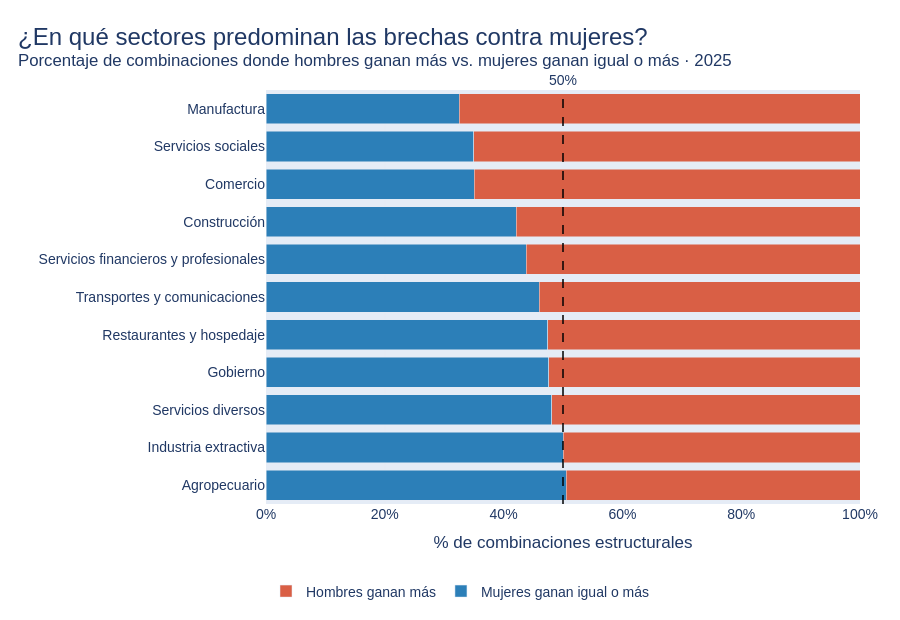

The code cell stored with this chart in its notebook:
### Code cell
res_sector = (
    bestr_clean
    .groupby("sector")
    .agg(
        total=("brecha_pct", "size"),
        brecha_mediana=("brecha_pct", "median"),
        pct_hombres_mas=("brecha_pct", lambda x: (x > 0).mean() * 100),
        pct_mujeres_igual_o_mas=("brecha_pct", lambda x: (x <= 0).mean() * 100)
    )
    .reset_index()
)

res_sector = res_sector.sort_values("pct_hombres_mas", ascending=True)

fig_paridad = go.Figure()

fig_paridad.add_trace(
    go.Bar(
        y=res_sector["sector"],
        x=res_sector["pct_mujeres_igual_o_mas"],
        name="Mujeres ganan igual o más",
        orientation="h",
        marker=dict(color=COLOR_AZUL),
        customdata=np.stack(
            [
                res_sector["total"],
                res_sector["brecha_mediana"]
            ],
            axis=-1
        ),
        hovertemplate=(
            "<b>%{y}</b><br>"
            "Mujeres igual o más: %{x:.1f}%<br>"
            "Combinaciones: %{customdata[0]:,.0f}<br>"
            "Brecha mediana: %{customdata[1]:.1f}%"
            "<extra></extra>"
        )
    )
)

fig_paridad.add_trace(
    go.Bar(
        y=res_sector["sector"],
        x=res_sector["pct_hombres_mas"],
        name="Hombres ganan más",
        orientation="h",
        marker=dict(color=COLOR_ROJO),
        customdata=np.stack(
            [
                res_sector["total"],
                res_sector["brecha_mediana"]
            ],
            axis=-1
        ),
        hovertemplate=(
            "<b>%{y}</b><br>"
            "Hombres ganan más: %{x:.1f}%<br>"
            "Combinaciones: %{customdata[0]:,.0f}<br>"
            "Brecha mediana: %{customdata[1]:.1f}%"
            "<extra></extra>"
        )
    )
)

fig_paridad.add_vline(
    x=50,
    line_dash="dash",
    line_color="black",
    line_width=1.5,
    annotation_text="50%",
    annotation_position="top"
)

fig_paridad.update_layout(
    barmode="stack",
    xaxis=dict(
        title="% de combinaciones estructurales",
        range=[0, 100],
        ticksuffix="%"
    ),
    yaxis=dict(title=""),
)

fig_paridad = estilo_fig(
    fig_paridad,
    titulo="¿En qué sectores predominan las brechas contra mujeres?",
    subtitulo="Porcentaje de combinaciones donde hombres ganan más vs. mujeres ganan igual o más · 2025",
    alto=620
)

fig_paridad.show(config=FIG_CONFIG)

### Figure 1 — Plotly figure (JSON) as saved in the notebook; plotly's stock layout.template omitted (floating-point values rounded to 4 significant figures)
{"data": [{"customdata": [[182.0, 0.0], [14.0, 10.0], [509.0, 2.9], [233.0, 2.6], [506.0, 2.95], [213.0, 4.0], [397.0, 7.0], [159.0, 6.0], [545.0, 10.7], [226.0, 16.9], [418.0, 13.4]], "hovertemplate": "<b>%{y}</b><br>Mujeres igual o más: %{x:.1f}%<br>Combinaciones: %{customdata[0]:,.0f}<br>Brecha mediana: %{customdata[1]:.1f}%<extra></extra>", "marker": {"color": "#2C7FB8"}, "name": "Mujeres ganan igual o más", "orientation": "h", "type": "bar", "x": [50.55, 50.0, 48.13, 47.64, 47.43, 46.01, 43.83, 42.14, 35.05, 34.96, 32.54], "y": ["Agropecuario", "Industria extractiva", "Servicios diversos", "Gobierno", "Restaurantes y hospedaje", "Transportes y comunicaciones", "Servicios financieros y profesionales", "Construcción", "Comercio", "Servicios sociales", "Manufactura"]}, {"customdata": [[182.0, 0.0], [14.0, 10.0], [509.0, 2.9], [233.0, 2.6], [506.0, 2.95], [213.0, 4.0], [397.0, 7.0], [159.0, 6.0], [545.0, 10.7], [226.0, 16.9], [418.0, 13.4]], "hovertemplate": "<b>%{y}</b><br>Hombres ganan más: %{x:.1f}%<br>Combinaciones: %{customdata[0]:,.0f}<br>Brecha mediana: %{customdata[1]:.1f}%<extra></extra>", "marker": {"color": "#D95F45"}, "name": "Hombres ganan más", "orientation": "h", "type": "bar", "x": [49.45, 50.0, 51.87, 52.36, 52.57, 53.99, 56.17, 57.86, 64.95, 65.04, 67.46], "y": ["Agropecuario", "Industria extractiva", "Servicios diversos", "Gobierno", "Restaurantes y hospedaje", "Transportes y comunicaciones", "Servicios financieros y profesionales", "Construcción", "Comercio", "Servicios sociales", "Manufactura"]}], "layout": {"annotations": [{"showarrow": false, "text": "50%", "x": 50, "xanchor": "center", "xref": "x", "y": 1, "yanchor": "bottom", "yref": "y domain"}], "barmode": "stack", "font": {"color": "#203864", "family": "Arial, sans-serif", "size": 14}, "height": 620, "hoverlabel": {"bgcolor": "white", "font": {"family": "Arial", "size": 13}}, "legend": {"orientation": "h", "x": 0, "xanchor": "left", "y": -0.25, "yanchor": "bottom"}, "margin": {"b": 70, "l": 70, "r": 40, "t": 90}, "shapes": [{"line": {"color": "black", "dash": "dash", "width": 1.5}, "type": "line", "x0": 50, "x1": 50, "xref": "x", "y0": 0, "y1": 1, "yref": "y domain"}], "title": {"font": {"color": "#203864", "size": 24}, "text": "¿En qué sectores predominan las brechas contra mujeres?<br><sup>Porcentaje de combinaciones donde hombres ganan más vs. mujeres ganan igual o más · 2025</sup>", "x": 0.02, "xanchor": "left"}, "xaxis": {"gridcolor": "#E5ECF6", "range": [0, 100], "showgrid": true, "ticksuffix": "%", "title": {"text": "% de combinaciones estructurales"}, "zeroline": false}, "yaxis": {"gridcolor": "#E5ECF6", "showgrid": true, "title": {"text": ""}, "zeroline": false}}}
